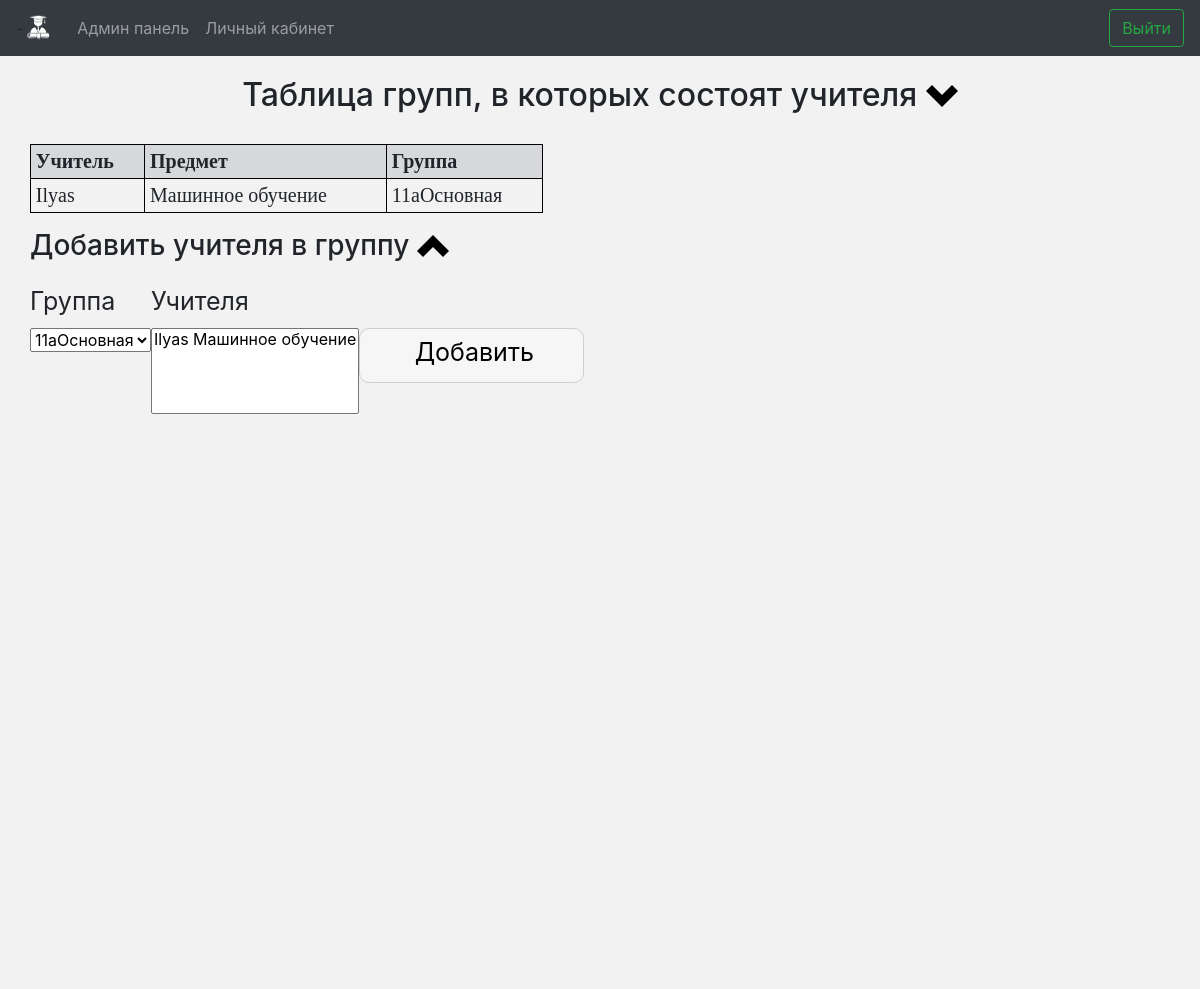
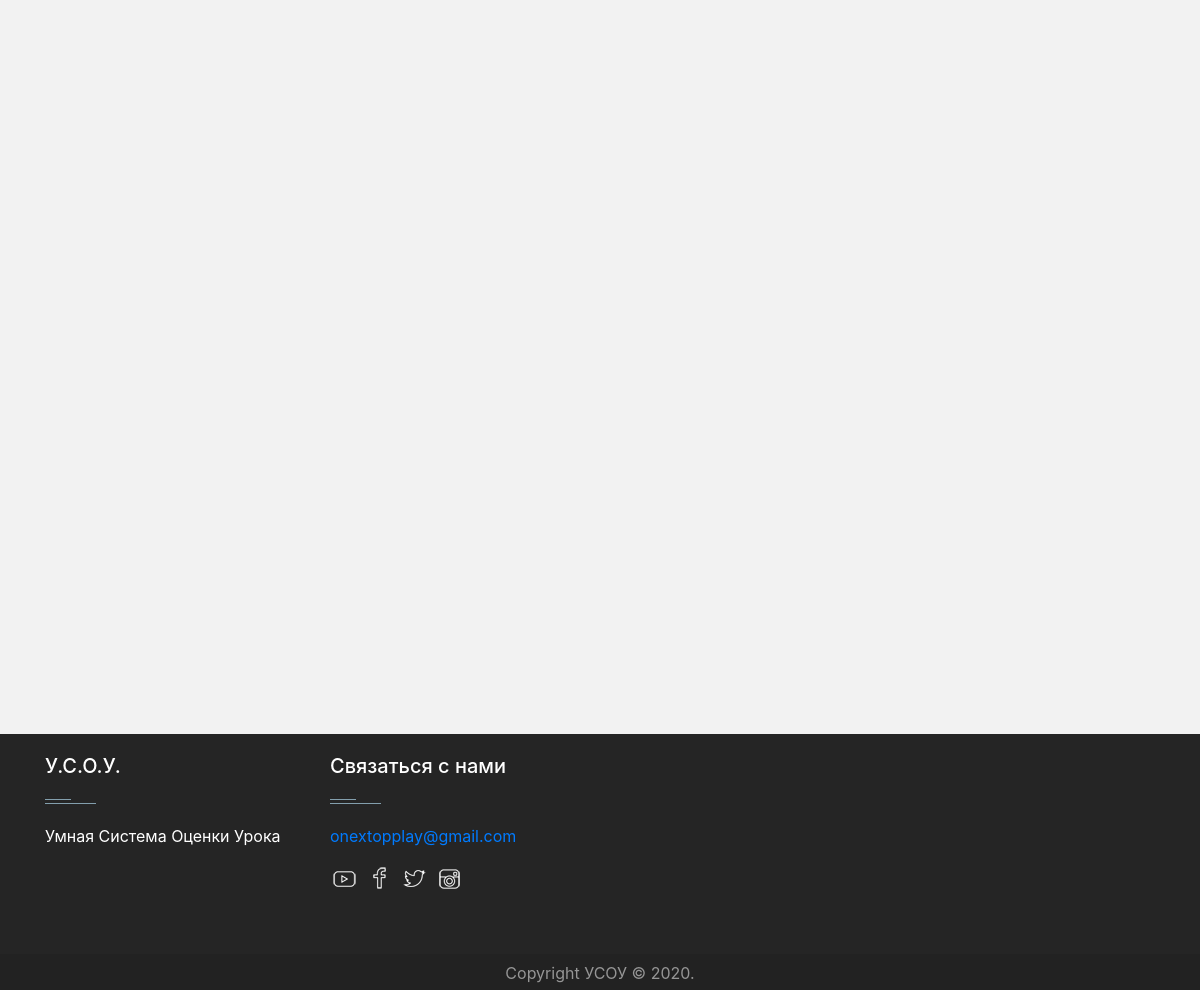
The page /add_teachergroup2?class_id=1 (signed in) on the database its author committed (2 pictures, top to bottom).
### app/models.py (models this page shows, shortened)
class Teachers(db.Model):
    id = db.Column(db.Integer, primary_key=True)
    school_id = db.Column(db.Integer, db.ForeignKey(School.id))
    subject = db.Column(db.String(120))
    name = db.Column(db.String(120))
    surname = db.Column(db.String(120))
    patronymic = db.Column(db.String(120))
    sex = db.Column(db.String(120))
    email = db.Column(db.String(120))

class Groups(db.Model):
    id = db.Column(db.Integer, primary_key=True)
    class_id = db.Column(db.Integer, db.ForeignKey(Classes.id))
    name = db.Column(db.String(120))

### app/routes.py (the view, shortened to what this page needs)
@app.route("/add_teachergroup2", methods=["GET", "POST"])
@login_required
def add_teacher_to_group2():
    if current_user.admin:
        form = SelectForm()
        class_id = request.args.get('class_id')
        form.group_list.choices = dbFunc.group_list_form(class_id)
        form.a1.choices = dbFunc.teacher_list_form_admin(dbFunc.get_school_id(current_user.id))
        if form.submit2.data:
            dbFunc.add_teacher_to_group(form.a1.data, form.group_list.data)
            return redirect(url_for("add_teacher_to_group"))
        return render_template("teacher_to_group2.html", form=form,
                               rows=dbFunc.teachergroup_list_form_admin(dbFunc.get_school_id(current_user.id)))
    else:
        return redirect(url_for("index"))

### app/dbFunc.py (called while the page is built)
def get_school_id(u_id):
    a = db.session.query(Admin).filter_by(id_user=u_id).all()
    return a[0].school_id

def teacher_list_form_admin(s_id):
    a = db.session.query(Teachers).filter_by(school_id=s_id).all()
    t_list = []
    for i in a:
        t_list.append((i.id, str(i.name) + " " + str(i.surname) + " " + str(i.subject)))
    return t_list

def group_list_form(class_id):
    a = db.session.query(Groups).filter_by(class_id=class_id).all()
    gr_list = []
    for i in a:
        gr_list.append((i.id, str(i.name)))
    return gr_list

def teachergroup_list_form_admin(s_id):
    a = db.session.query(TeachersGroup).all()
    gr_list = []
    for i in a:
        teacher = db.session.query(Teachers).filter_by(id=i.id_teacher).all()
        if teacher[0].school_id == s_id:
            teacher_id = teacher[0].id
            teacher = str(teacher[0].name) + " " + str(teacher[0].surname) + ", " + str(teacher[0].subject)
            group_name = db.session.query(Groups).filter_by(id=i.id_group).all()
            group_name = group_name[0].name
            gr_list.append((str(i.id_group) + " " + str(teacher_id), teacher + ", " + group_name))
    return gr_list

### app/models.py (called while the page is built)
@login.user_loader
def load_user(id):
    return User.query.get(int(id))

### app/templates/teacher_to_group2.html (shortened to what this page needs)
    <link rel="stylesheet" href="{{
      url_for('static',
      filename='bootstrap.css') }}"
    >
<link rel="stylesheet" href="{{ url_for('static', filename='style.css') }}">
<link rel="stylesheet" href="https://stackpath.bootstrapcdn.com/bootstrap/4.1.1/css/bootstrap.min.css">
<link rel="stylesheet" href="{{
      url_for('static',
      filename='555.css') }}"
>
<link rel="stylesheet" href="{{ url_for('static', filename='style.css') }}">
{% block content %}
<nav class="navbar navbar-expand-lg navbar-dark bg-dark">
          -
    <div class="collapse navbar-collapse" id="navbarSupportedContent">
      <ul class="navbar-nav mr-auto">
        <li class="navbar-brand">
          <img src="static/iconn.png"  alt="" class="iconn">
        </li>
        <li class="nav-item">
          <a class="nav-link" href="/">Админ панель <span class="sr-only">(current)</span></a>
        </li>
        <li class="nav-item">
          <a class="nav-link" href="#">Личный кабинет <span class="sr-only">(current)</span></a>
        </li>
      </ul>
      <form class="form-inline my-2 my-lg-0">
        <a class="btn btn-outline-success my-2 my-sm-0" href="logout">Выйти</a>
      </form>
    </div>
  </nav>
<div class="page-wrapper">
   <form action="" method="post" novalidate>
    <h2>Таблица групп, в которых состоят учителя
        <a  href="#anchor21">
            <span data-toggle="tooltip"
                  data-placement="top" title="Прокрутить в конец таблицы">
                <img src="static/chevron-bottom-8x.png" style="width: 32px; height: 32px;"></img>
            </span>
        </a>
    </h2>
    <table class="list-from-db table table-striped table-sm" cellpadding="2" style="font-size : 20px; font-family : Tahoma; width: 45%;">
                <tr class="table-secondary">
                    <th>Учитель</th>
                    <th>Предмет</th>
                    <th>Группа</th>
                </tr>
                 {%for row in rows%}
                    <tr>
                    {% set row = row[1] %}
                    {% set row = row.split(',') %}
                    {%for word in row%}
                        <td>{{word}}</td>
                    {%endfor%}
                    </tr>
                {%endfor%}
            </table>
       <h3 style="margin-bottom:20px">Добавить учителя в группу
            <a  href="#anchor20">
                <span data-toggle="tooltip"
                      data-placement="top" title="Прокрутить в начало таблицы">
                    <img src="static/chevron-top-8x.png" style="width: 32px; height: 32px;"></img>
                </span>
            </a>
       </h3>
        <div style="float:left;margin-right:0px;">
            <label for="group_list" style="font-size: 25px">Группа</label>
            <p>{{form.group_list()}}</p>
        </div>
        <div style="float:left;margin-right:0px;">
            <label for="a1" style="font-size: 25px">Учителя</label>
            <p>{{form.a1(id="pre-selected-options")}}</p>
        </div>
       <div style="float:left;margin-right:0px;">
           <p>{{ form.submit2() }}</p>
        </div>
    </form>
{% endblock %}
    &#8291;</p><p>
    &#8291;</p><p>
    &#8291;</p><p>
    &#8291;</p><p>
    &#8291;</p><p>
    &#8291;</p><p>
    &#8291;</p><p>
    &#8291;</p><p>
    &#8291;</p><p>
    &#8291;</p><p>
    &#8291;</p><p>
    &#8291;</p><p>
    &#8291;</p><p>
    &#8291;</p><p>
    &#8291;</p><p>
    &#8291;</p><p>
    &#8291;</p><p>
    &#8291;</p><p>
    &#8291;</p><p>
    &#8291;</p><p>
    &#8291;</p><p>
    &#8291;</p><p>
    &#8291;</p><p>
    &#8291;</p><p>
    &#8291;</p><p>
    &#8291;</p><p>
    &#8291;</p><p>
    &#8291;</p><p>
    &#8291;</p><p>
    &#8291;</p><p>
    &#8291;</p><p>
    &#8291;</p><p>
    &#8291;</p><p>
    &#8291;</p><p>
    &#8291;</p><p>
    &#8291;</p>
</div>
<div id="footer">
      <footer id="footer" class="footer-1">
<div class="main-footer widgets-dark typo-light">
<div class="container">
<div class="row">
<div class="col-xs-12 col-sm-6 col-md-3">
<div class="widget subscribe no-box">
<h5 class="widget-title">У.С.О.У.<span></span></h5>
<p>Умная Система Оценки Урока </p>
</div>
</div>
<div class="col-xs-12 col-sm-6 col-md-3">
<div class="widget no-box">
<h5 class="widget-title">Связаться с нами<span></span></h5>
<p><a href="mailto:info@domain.com" title="glorythemes">onextopplay@gmail.com</a></p>
<ul class="social-footer2">
<li class=""><a title="youtube" target="_blank" href="https://www.youtube.com/"><img alt="youtube" width="30" height="30"></a></li>
<li class=""><a href="https://www.facebook.com/" target="_blank" title="Facebook"><img alt="Facebook" width="30" height="30"></a></li>
<li class=""><a href="https://twitter.com" target="_blank" title="Twitter"><img alt="Twitter" width="30" height="30"></a></li>
<li class=""><a title="instagram" target="_blank" href="https://www.instagram.com/"><img alt="instagram" width="30" height="30"></a></li>
</ul>
</div>
</div>
</div>
</div>
</div>
<div class="footer-copyright">
<div class="container">
<div class="row">
<div class="col-md-12 text-center">
<p>Copyright УСОУ © 2020.</p>
</div>
</div>
</div>
</div>
</footer>
    </div>

### app/static/style.css (style rules this page uses)
h2 { text-align: center !important; margin-bottom: 30px !important; }
table.list-from-db { font-size: 20px; font-family: Tahoma; border: 1px solid black; }
div.page-wrapper { margin: 20px 30px 0 30px; }
table.list-from-db th, table.list-from-db td { border: 1px solid black; }
input { width: 9em; font-size: 25px; padding: 5px 0 10px 5px; border: 1px solid #cecece; background: #F6F6f6; border-radius: 10px; }
* { box-sizing: border-box; }
nav { display: table; margin: 0 auto; }
nav ul { list-style: none; margin: 0; padding: 0; }
.iconn { width: 30px; height: 30px; }

### rows shown on the page
Teachers: name "Ilyas", subject "Машинное обучение"
Groups: name "11aОсновная"
